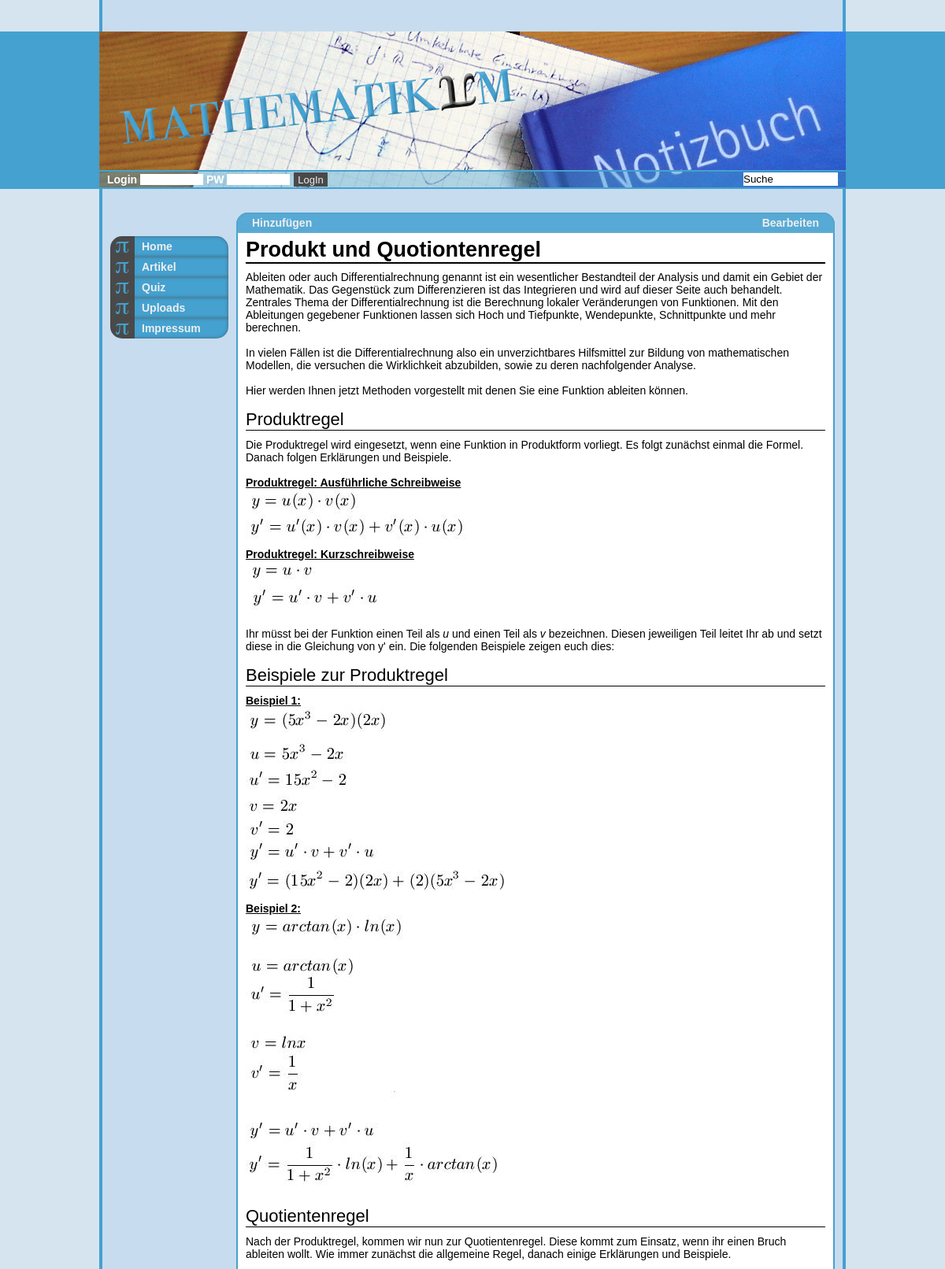
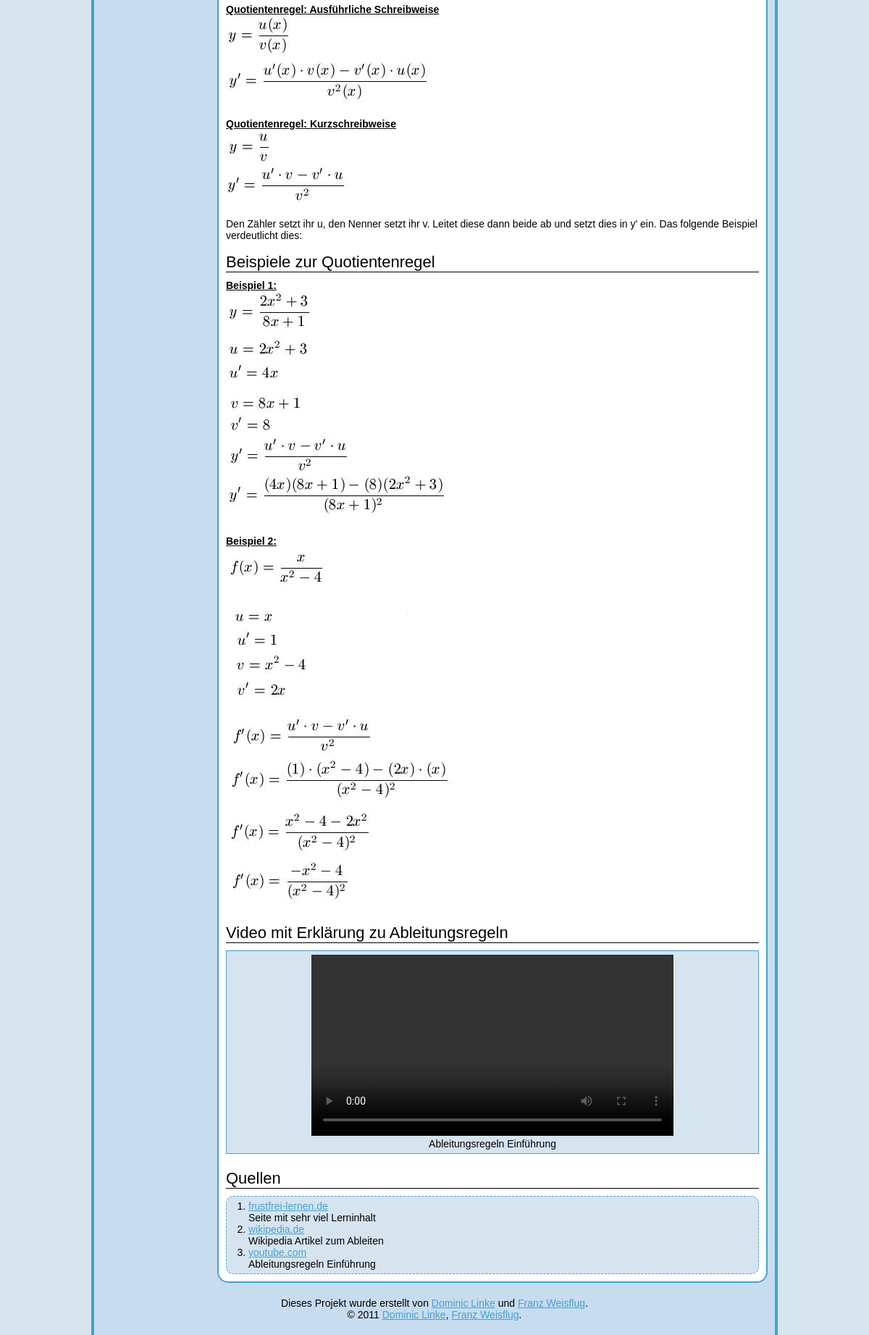
Screenshot of /index.php?artikelid=5 with the database file from the repository (2 pictures, top to bottom).
### tables this page shows
CREATE TABLE IF NOT EXISTS `matheeintraege` (
  `id` int(3) NOT NULL AUTO_INCREMENT,
  `name` varchar(50) DEFAULT 'nix',
  `inhalt` longtext,
  PRIMARY KEY (`id`)
);

CREATE TABLE IF NOT EXISTS `navi` (
  `id` int(1) DEFAULT NULL,
  `name` varchar(20) DEFAULT NULL,
  `inhalt` longtext
);

### navi.php (the view, shortened to what this page needs)
<ul>
	<?php
	    $sql_navi="select * from navi";
		$db_erg_navi = mysql_query($sql_navi);
		while ($zeile_navi = mysql_fetch_array( $db_erg_navi, MYSQL_ASSOC)){
			echo "<li>";
			if($zeile_navi['name']=='Artikel' || $zeile_navi['id']=='2'){
				echo "<span class='nolink'>".$zeile_navi['name']."</span>";
			}
			else if ($zeile_navi['name']=='Quiz' || $zeile_navi['id']=='3'){
				echo "<span class='nolink'>".$zeile_navi['name']."</span>";
			}
			else {
				echo "<a href='index.php?naviid=".$zeile_navi['id']."'>";
				echo $zeile_navi['name'];
				echo "</a>";
			}
			echo "</li>";
		}
	?>
</ul>

### content_artikelid.php (shortened to what this page needs)
<?php
	$sql_content="SELECT * FROM  `matheeintraege` WHERE `matheeintraege`.`id` =".$artikelid;
	$db_erg_content = mysql_query($sql_content);
	while ($zeile_content = mysql_fetch_array( $db_erg_content, MYSQL_ASSOC)){
		$title_content = $zeile_content['name'];
		$inhalt_content = nl2br($zeile_content['inhalt']);
		include 'content_parser.php';
	}
?>

### content_parser.php (shortened to what this page needs)
<?php
	function linkLenght($treffer) {
		$url = trim($treffer[1]);
		if(substr($url,0,7)!= 'http://' && substr($url,0,7)!= 'uploads' && substr($url,0,7)!= 'mailto:' && substr($url,0,5)!= 'index')
			$url = "http://".$url;
		if(strlen(trim($treffer[2]))!=0)
			$linkname = $treffer[2];
		else
			$linkname = $treffer[1];
		$ergebnis = "<a href=\"".$url."\" target=\"_blank\">".$linkname."</a>";
		return $ergebnis;
	}
	function picSize($treffer) {
		return " <img src=\"".$treffer[1]."\" alt=\"".$treffer[1]."\">";
	}
	function src_umwandeln($a){
		return "[source]uploads/".rawurlencode($a[1])."[/source]";
	}
	function source_type($b) {
		if($b[2]=='wav') {
			return '<source src="'.$b[1].'.'.$b[2].'" type="audio/'.$b[2].'" />';
		}
		else {
			return '<source src="'.$b[1].'.'.$b[2].'" type="video/'.$b[2].'" />';
		}
	}
	$inhalt_content = preg_replace_callback('/\[source\]uploads\/(.*)\[\/source\]/Usi', 'src_umwandeln', $inhalt_content);
	$inhalt_content = preg_replace("/\[fett\](.*)\[\/fett\]/Usi", "<b>\\1</b>", $inhalt_content);
	$inhalt_content = preg_replace("/\[kursiv\](.*)\[\/kursiv\]/Usi", "<i>\\1</i>", $inhalt_content);
	$inhalt_content = preg_replace("/\[unterstrichen\](.*)\[\/unterstrichen\]/Usi", "<u>\\1</u>", $inhalt_content);
	$inhalt_content = preg_replace("/\[farbe=(.*)\](.*)\[\/farbe\]/Usi", "<span style=\"color:\\1;\">\\2</span>", $inhalt_content);
	$inhalt_content = preg_replace_callback("/\[link=(.*)\](.*)\[\/link\]/Usi", 'linkLenght', $inhalt_content);
	$inhalt_content = preg_replace_callback("/\[bild\](.*)\[\/bild\]/Usi", 'picSize', $inhalt_content);
	$inhalt_content = preg_replace("/\[uberschrift\](.*)\[\/uberschrift\]/Usi", "<div class=\"headline-small\">\\1</div>", $inhalt_content);
	$inhalt_content = preg_replace("/\[absatz\](.*)\[\/absatz\]/Usi", "<div class=\"absatz\">\\1<div style=\"clear: both;\"></div></div>", $inhalt_content);
	$inhalt_content = preg_replace("/\[links\](.*)\[\/links\]/Usi", "<div class=\"links\">\\1</div>", $inhalt_content);
	$inhalt_content = preg_replace("/\[rechts\](.*)\[\/rechts\]/Usi", "<div class=\"rechts\">\\1</div>", $inhalt_content);
	$inhalt_content = preg_replace("/\[mitte\](.*)\[\/mitte\]/Usi", "<div class=\"mitte\">\\1</div>", $inhalt_content);
	$inhalt_content = preg_replace("/\[quellen\](.*)\[\/quellen\]/Usi", "<div class=\"headline-small\">Quellen</div><ul id=\"quellen\">\\1</ul>", $inhalt_content);
	$inhalt_content = preg_replace("/\[eintrag\](.*)\[\/eintrag\]/Usi", "<li>\\1</li>", $inhalt_content);
	$inhalt_content = preg_replace("/\<\/li\>\<br \/\>/Usi", "</li>", $inhalt_content);
	$inhalt_content = preg_replace("/\[video\](.*)\[\/video\]/Usi", "<video class=\"video\" controls=\"controls\">\\1 Browser unterstützt Video tag nicht.</video>", $inhalt_content);
	$inhalt_content = preg_replace("/\[audio\](.*)\[\/audio\]/Usi", "<audio class=\"audio\" controls=\"controls\">\\1 Browser unterstützt Audio tag nicht.</audio>", $inhalt_content);
	$inhalt_content = preg_replace_callback("/\[source\](.*)\.(.*)\[\/source\]/Usi", 'source_type', $inhalt_content);
	$inhalt_content = preg_replace("/\<\/div\>\<br \/\>/Usi", "</div>", $inhalt_content);
	$inhalt_content = preg_replace("/†/Usi", "", $inhalt_content);
	echo '<div class="headline-big">'.$title_content.'</div>';
	echo $inhalt_content;
?>

### content/stylesheet/style.css (style rules this page uses)
a { color: #eeeeee; text-decoration: none; display: block; padding: 0px 0px 0px 40px; }
body { margin: 0px; padding: 0px; font-family: Verdana, Helvetica, Arial, sans-serif; background-color: #d6e4f0; font-size: 14px; }
.nolink { padding: 0px 0px 0px 40px; }
#navi ul { margin: 0px 0px 0px 0px; padding: 0px 0px 0px 0px; list-style: none; width: 100%; color: #eeeeee; font-weight: bold; }
#navi ul li { background-color: #44a1d0; background-image: url("../pictures/li-bg.png"); background-repeat: no-repeat; position: relative; padding: 5px 0px 5px 0px; box-shadow: inset 0px 0px 4px rgba(73, 73, 73, 0.7); cursor: pointer; }
#navi ul li:last-child { border-bottom-left-radius: 15px; border-bottom-right-radius: 15px; }
#navi ul li:first-child { border-top-left-radius: 15px; border-top-right-radius: 15px; }
img { margin: 0px; }
#content a { color: #44a1d0; text-decoration: underline; display: inline; padding: 0px 0px 0px 0px; }
.headline-big { font-size: 27px; border-style: solid; border-color: #000000; border-width: 0px 0px 2px 0px; margin: 0px 0px 9px 0px; font-weight: bold; }
.headline-small { font-size: 22px; border-style: solid; border-color: #000000; border-width: 0px 0px 1px 0px; margin: 0px 0px 10px 0px; }
.mitte { background-color: #d6e4f0; border-style: solid; border-color: #44a1d0; border-width: 1px 1px 1px 1px; padding: 5px 5px 5px 5px; margin: 3px 0px 5px 0px; text-align: center; overflow: auto; }
#quellen { list-style-type: decimal; padding: 5px 0px 5px 30px; background-color: #d6e4f0; border-style: dashed; border-color: #44a1d0; border-width: 1px 1px 1px 1px; border-radius: 10px; margin: 0px; }
.video { width: 300px; }
.mitte video { width: 500px; }
#content img { max-width: 700px; max-height: 600px; }

### rows the page displays
matheeintraege: name "Produkt und Quotiontenregel", inhalt "Ableiten oder auch Differentialrechnung genannt ist ein wesentlicher Bestandteil der Analysis und damit ein Gebiet der Mathematik. Das Gegenstück zum Differenzieren ist das Integrieren und wird auf dieser Seite auch behandelt. Zentrales Thema der Differentialrechnung ist die Berechnung lokaler Veränderungen von Funktionen. Mit den Ableitungen gegebener Funktionen lassen sich Hoch und Tiefpunkte, Wendepunkte, Schnittpunkte und mehr berechnen. In vielen Fällen ist die Differentialrechnung also ein unverzichtbares Hilfsmittel zur Bildung von mathematischen Modellen, die versuchen die Wirklichkeit abzubilden, sowie zu deren nachfolgender Analyse. Hier werden Ihnen jetzt Methoden vorgestellt mit…", linkname "frustfrei-lernen.de wikipedia.de youtube.com"
navi: name "Home"
navi: name "Artikel"
navi: name "Quiz"
navi: name "Uploads"
navi: name "Impressum"
